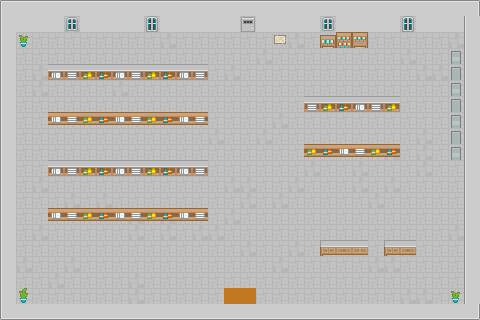

A level layout from a 2D game, rendered from its tile map. Below: a short description, then the map file with its tile-grid data intact:
An orthogonal 30x20 tile map with 16x16 px tiles, 2 tile layers (floor, walls) and 13 objects (3x Box, 3x Shelf, 2x Battery, Player, Exit, ...).

<map version="1.10" tiledversion="1.12.2" orientation="orthogonal" renderorder="right-down" width="30" height="20" tilewidth="16" tileheight="16" infinite="0" nextlayerid="4" nextobjectid="14">
 <tileset firstgid="1" name="nightshift_tiles" tilewidth="16" tileheight="16" tilecount="0" columns="8">
  <image source="nightshift_tiles.png" width="128" height="128" />
 </tileset>
 <layer id="1" name="floor" width="30" height="20">
  <data encoding="csv">
1,1,1,8,1,1,8,1,8,1,8,8,1,1,1,1,1,1,1,1,1,8,1,1,1,8,1,1,1,1,
1,1,1,8,8,1,1,1,1,1,1,1,1,1,1,1,1,1,1,1,1,8,1,1,1,1,8,1,1,1,
1,1,1,1,1,1,1,1,1,1,8,1,1,1,1,1,1,1,8,1,1,8,8,1,1,1,1,1,8,1,
1,1,1,1,1,1,1,1,1,1,1,1,1,1,1,1,8,1,1,1,1,1,1,1,1,8,1,1,1,1,
1,1,8,1,8,8,1,1,1,8,8,1,8,1,8,1,1,1,1,1,1,1,1,1,1,1,8,8,1,1,
1,1,8,1,1,1,1,8,1,1,1,1,1,1,1,1,1,1,1,1,1,1,1,1,1,1,1,1,1,8,
8,1,1,1,1,1,1,1,1,1,1,1,1,1,1,1,1,1,1,1,8,1,1,1,1,1,1,1,1,1,
1,1,1,1,1,1,1,1,1,1,1,1,1,1,1,1,1,8,1,1,1,1,1,1,1,1,1,1,1,1,
1,1,1,1,1,1,1,1,1,1,1,1,1,8,1,1,8,1,1,1,1,1,1,1,1,1,8,1,1,1,
1,1,1,1,1,1,1,1,1,1,1,1,1,1,1,1,1,1,1,1,1,1,1,1,8,1,8,1,1,1,
1,1,1,1,1,1,1,1,1,1,1,1,1,1,1,1,1,1,1,8,1,1,8,1,1,1,8,1,1,1,
8,1,8,1,1,1,1,1,1,1,1,1,1,1,8,8,1,1,8,1,1,1,8,1,8,1,1,1,1,1,
1,1,1,1,8,1,8,1,1,1,1,1,1,1,1,8,1,8,1,1,1,1,1,8,1,1,1,1,1,1,
1,1,1,1,1,1,1,1,8,1,8,1,1,1,8,1,1,1,1,1,1,1,1,1,1,1,1,1,1,1,
1,1,8,1,1,1,1,1,8,1,8,1,8,8,1,1,1,1,1,1,1,1,1,1,1,1,1,1,8,1,
1,1,1,1,1,1,1,1,1,1,1,1,1,1,1,8,1,1,8,1,1,1,1,1,1,8,1,1,1,1,
1,8,1,1,8,1,1,1,1,1,1,1,1,1,1,1,1,8,1,1,1,1,1,8,8,1,1,1,1,1,
1,1,1,8,1,1,1,1,8,1,1,1,1,1,1,1,1,1,1,1,1,1,1,1,1,1,1,1,1,8,
8,1,1,1,1,1,1,1,8,1,1,1,1,1,19,19,1,1,1,1,1,1,1,1,1,8,8,1,1,1,
1,1,1,1,1,1,1,1,1,1,1,1,1,8,1,1,1,1,1,8,1,1,1,1,1,1,1,1,1,1
</data>
 </layer>
 <layer id="2" name="walls" width="30" height="20">
  <data encoding="csv">
9,10,10,10,10,10,10,10,10,10,10,10,10,10,10,10,10,10,10,10,10,10,10,10,10,10,10,10,10,11,
12,18,18,18,23,18,18,18,18,24,18,18,18,18,18,21,18,18,18,18,23,18,18,18,18,24,18,18,18,12,
12,58,0,0,0,0,0,0,0,0,0,0,0,0,0,0,0,59,0,0,41,42,43,0,0,0,0,0,0,12,
12,0,0,0,0,0,0,0,0,0,0,0,0,0,0,0,0,0,0,0,0,0,0,0,0,0,0,0,54,12,
12,0,0,28,25,26,27,28,25,26,27,28,25,0,0,0,0,0,0,0,0,0,0,0,0,0,0,0,64,12,
12,0,0,0,0,0,0,0,0,0,0,0,0,0,0,0,0,0,0,0,0,0,0,0,0,0,0,0,54,12,
12,0,0,0,0,0,0,0,0,0,0,0,0,0,0,0,0,0,0,25,26,27,28,25,26,0,0,0,64,12,
12,0,0,32,29,30,31,32,29,30,31,32,29,0,0,0,0,0,0,0,0,0,0,0,0,0,0,0,54,12,
12,0,0,0,0,0,0,0,0,0,0,0,0,0,0,0,0,0,0,0,0,0,0,0,0,0,0,0,64,12,
12,0,0,0,0,0,0,0,0,0,0,0,0,0,0,0,0,0,0,30,31,32,29,30,31,0,0,0,54,12,
12,0,0,28,25,26,27,28,25,26,27,28,25,0,0,0,0,0,0,0,0,0,0,0,0,0,0,0,0,12,
12,0,0,0,0,0,0,0,0,0,0,0,0,0,0,0,0,0,0,0,0,0,0,0,0,0,0,0,0,12,
12,0,0,0,0,0,0,0,0,0,0,0,0,0,0,0,0,0,0,0,0,0,0,0,0,0,0,0,0,12,
12,0,0,32,29,30,31,32,29,30,31,32,29,0,0,0,0,0,0,0,0,0,0,0,0,0,0,0,0,12,
12,0,0,0,0,0,0,0,0,0,0,0,0,0,0,0,0,0,0,0,0,0,0,0,0,0,0,0,0,12,
12,0,0,0,0,0,0,0,0,0,0,0,0,0,0,0,0,0,0,0,37,38,39,0,37,38,0,0,0,12,
12,0,0,0,0,0,0,0,0,0,0,0,0,0,0,0,0,0,0,0,0,0,0,0,0,0,0,0,0,12,
12,0,0,0,0,0,0,0,0,0,0,0,0,0,0,0,0,0,0,0,0,0,0,0,0,0,0,0,0,12,
12,57,0,0,0,0,0,0,0,0,0,0,0,0,0,0,0,0,0,0,0,0,0,0,0,0,0,0,58,12,
15,16,16,16,16,16,16,16,16,16,16,16,16,16,16,16,16,16,16,16,16,16,16,16,16,16,16,16,16,17
</data>
 </layer>
 <objectgroup id="3" name="objects">
  <object id="1" name="player" type="Player" x="369.783" y="267.519" width="16" height="16" />
  <object id="2" type="Exit" x="368" y="242.556" width="16" height="16" />
  <object id="3" type="Visitor" x="32" y="32" width="16" height="32" />
  <object id="4" type="Box" x="32" y="272" width="16" height="16" />
  <object id="5" type="Box" x="224" y="48" width="16" height="16" />
  <object id="6" type="Box" x="432" y="192" width="16" height="16" />
  <object id="7" type="Shelf" x="80" y="80" width="16" height="16" />
  <object id="8" type="Shelf" x="144" y="176" width="16" height="16" />
  <object id="9" type="Shelf" x="336" y="112" width="16" height="16" />
  <object id="10" type="Battery" x="208" y="128" width="16" height="16" />
  <object id="11" type="Battery" x="416" y="64" width="16" height="16" />
  <object id="12" type="Coffee" x="256" y="224" width="16" height="16" />
  <object id="13" type="Omamori" x="16" y="160" width="16" height="16" />
 </objectgroup>
</map>
